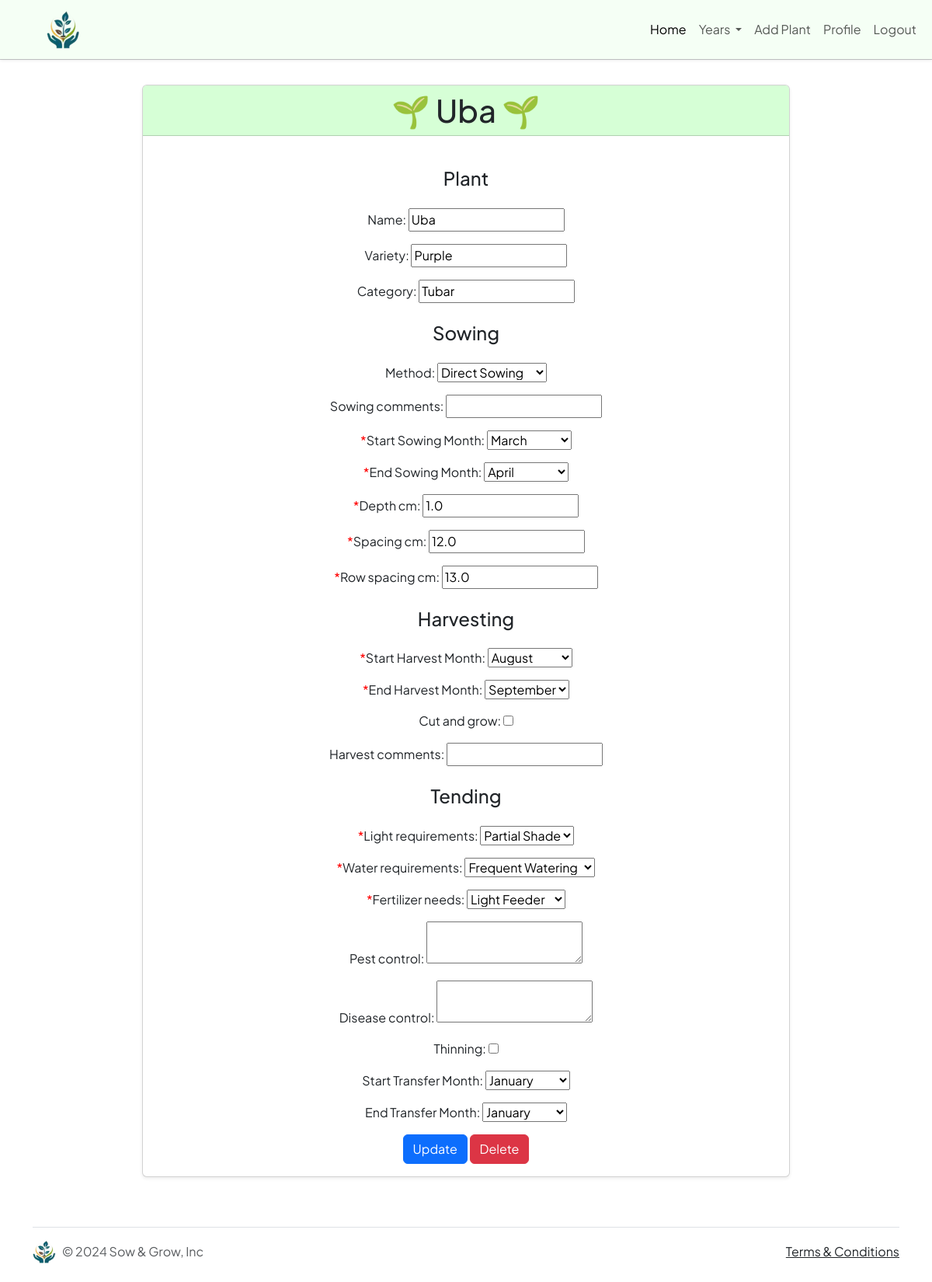
The app's page /plantProfile/66 (signed in) with its own data.
### app/models.py (models this page shows, shortened)
class Plant(models.Model):
    name = models.CharField(max_length=50)
    variety = models.CharField(max_length=50, blank=True)
    category = models.CharField(max_length=50, blank=True)  # Optional
    user = models.ForeignKey(User, on_delete=models.CASCADE, related_name="plants")

class Sowing(models.Model):
    plant = models.ForeignKey(Plant, on_delete=models.CASCADE, related_name="sowing")
    method = models.CharField(max_length=3, choices=Sowing_Choices, blank=True)
    sowing_comments = models.CharField(max_length=200, blank=True)
    start_sowing_month = models.IntegerField(choices=MONTH_CHOICES, validators=[MinValueValidator(1), MaxValueValidator(12)])
    end_sowing_month = models.IntegerField(choices=MONTH_CHOICES, validators=[MinValueValidator(1), MaxValueValidator(12)])
    depth_cm = models.DecimalField(max_digits=3, decimal_places=1) # measured in cm
    spacing_cm = models.DecimalField(max_digits=4, decimal_places=1)
    row_spacing_cm = models.DecimalField(max_digits=4, decimal_places=1)

class Harvest(models.Model):
    plant = models.ForeignKey(Plant, on_delete=models.CASCADE, related_name="harvest")
    start_harvest_month = models.IntegerField(choices=MONTH_CHOICES, validators=[MinValueValidator(1), MaxValueValidator(12)])
    end_harvest_month = models.IntegerField(choices=MONTH_CHOICES, validators=[MinValueValidator(1), MaxValueValidator(12)])
    cut_and_grow = models.BooleanField(default=False)
    harvest_comments = models.CharField(max_length=200, blank=True)

class Tending(models.Model):
    plant = models.ForeignKey(Plant, on_delete=models.CASCADE, related_name="tending")
    light_requirements = models.CharField(max_length=2, choices=LIGHT_REQUIREMENTS_CHOICES)
    water_requirements = models.CharField(max_length=2, choices=WATER_REQUIREMENTS_CHOICES)
    fertilizer_needs = models.CharField(max_length=2, choices=FERTILIZER_NEEDS_CHOICES)
    pest_control = models.TextField(blank=True) # Notes on common pests and control methods
    disease_control = models.TextField(blank=True)# Notes on common diseases and control methods
    thinning = models.BooleanField(default=False)
    start_transfer_month = models.IntegerField(choices=MONTH_CHOICES, validators=[MinValueValidator(1), MaxValueValidator(12)])
    end_transfer_month = models.IntegerField(choices=MONTH_CHOICES, validators=[MinValueValidator(1), MaxValueValidator(12)]) # if the sowing is indirect then its which months the seed can be transferred outside.

### app/views.py (the view)
# urls.py: path("plantProfile/<int:plant_id>", views.plantProfile, name="plantProfile"),
@login_required
def plantProfile(request, plant_id):
    current_plant = get_object_or_404(Plant, pk=plant_id)
    current_sowing = get_object_or_404(Sowing, plant=current_plant)
    current_harvest = get_object_or_404(Harvest, plant=current_plant)
    current_tending = get_object_or_404(Tending, plant=current_plant)
    if request.method == 'POST':
        if 'updateForm' in request.POST:
            plantForm = PlantForm(request.POST, instance=current_plant)
            sowingForm = SowForm(request.POST, instance=current_sowing)
            harvestForm = HarvestForm(request.POST, instance=current_harvest)
            tendingForm = TendingForm(request.POST, instance=current_tending)
            forms = [plantForm, sowingForm, harvestForm, tendingForm]
            if all(form.is_valid() for form in forms):
                try:
                    for form in forms:
                        form.save()
                    return HttpResponseRedirect(reverse('profile'))
                except Exception as e:
                    return render_error(request, e)
            else:
                return render_error(request, "One or more forms are invalid.")
        elif 'deletePlant' in request.POST:
            try:
                current_plant.delete()
                return HttpResponseRedirect(reverse('profile'))
            except Exception as e:
                return render_error(request, e)
        else:
            return render_error(request, 'Invalid POST request.')
    else:  # GET request
        plantForm = PlantForm(instance=current_plant)
        sowingForm = SowForm(instance=current_sowing)
        harvestForm = HarvestForm(instance=current_harvest)
        tendingForm = TendingForm(instance=current_tending)
        return render(request, 'app/plantProfile.html', {
            "plantForm": plantForm,
            "sowingForm": sowingForm,
            "harvestForm": harvestForm,
            "tendingForm": tendingForm,
            "plant": current_plant,
            **base_context(request),
        })

### app/forms.py (shortened to what this page needs)
class PlantForm(ModelForm):
    class Meta:
        model = Plant
        fields = ['name', 'variety', 'category']

class SowForm(ModelForm):
    start_sowing_month = forms.ChoiceField(
        choices=MONTH_CHOICES,
        label="Start Sowing Month",
        required=False,  # Make selection optional (checkbox)
    )
    end_sowing_month = forms.ChoiceField(
        choices=MONTH_CHOICES,
        label="End Sowing Month",
        required=False,  # Make selection optional (checkbox)
    )
    class Meta:
        model = Sowing
        fields = ['method', 'sowing_comments', 'start_sowing_month', 'end_sowing_month', 'depth_cm', 'spacing_cm', 'row_spacing_cm']

### app/views.py (called while the page is built)
def base_context(request):
    if request.user.is_authenticated:
        userYears = UserYear.objects.filter(user=request.user)
    else:
        userYears = None
    return {'userYears': userYears}

### app/templates/app/plantProfile.html (shortened to what this page needs)
{% extends 'app/layout.html' %}
{% block body %}
<div class="container text-center pb-4">
    <div class="card shadow-sm mx-auto w-75">
        <h1 class="card-header">&#127793; {{ plant.name }} &#127793;</h1>
        <div class="card-body">
            <form method="post" id="plantProfileForm" action="{% url 'plantProfile' plant.id %}">
                <div id="plantFormDiv">
                    <h4 class="card-title my-4">Plant</h4>
                    {{ plantForm.as_p }}
                </div>
                <div id="sowingFormDiv">
                    <h4 class="card-title my-4">Sowing</h4>
                    {{ sowingForm.as_p }}
                </div>
                <div id="harvestFormDiv">
                    <h4 class="card-title my-4">Harvesting</h4>
                    {{harvestForm.as_p}}
                </div>
                <div id="tendingFormDiv">
                    <h4 class="card-title my-4">Tending</h4>
                    {{tendingForm.as_p}}
                </div>
                <input type="submit" class="btn btn-primary" name="updateForm" value="Update">
                <input type="submit" value="Delete" class="btn btn-danger" name="deletePlant">
            </form>
        </div>
    </div>
</div>
{% endblock %}

### app/static/app/style.css (style rules this page uses)
body { font-family: "Plus Jakarta Sans", sans-serif !important; }
label [for$="id_name"]::before, [for$="id_start_sowing_month"]::before, [for$="id_end_sowing_month"]::before, [for$="id_start_harvest_month"]::before, [for$="id_end_harvest_month"]::before, [for$="id_depth_cm"]::before, [for$="id_spacing_cm"]::before, [for$="id_row_spacing_cm"]::before, [for$="id_light_requirements"]::before, [for$="id_water_requirements"]::before, [for$="id_fertilizer_needs"]::before { content: ' *' !important; color: red; }
.accordion-button, .card-header, .modal-header { background-color: hsla(120, 100%, 90%, 0.8) !important; }

### records on screen
Plant: name "Uba", variety "Purple", category "Tubar"
Sowing: method "Direct Sowing", start_sowing_month "March", end_sowing_month "April", depth_cm "1.0", spacing_cm "12.0", row_spacing_cm "13.0"
Harvest: start_harvest_month "August", end_harvest_month "September"
Tending: light_requirements "Partial Shade", water_requirements "Frequent Watering", fertilizer_needs "Light Feeder", start_transfer_month "January", end_transfer_month "January"
